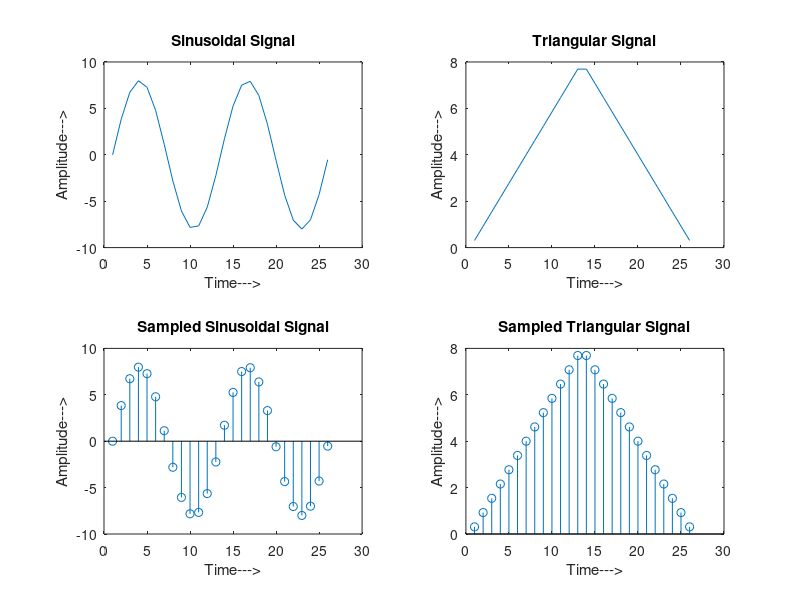
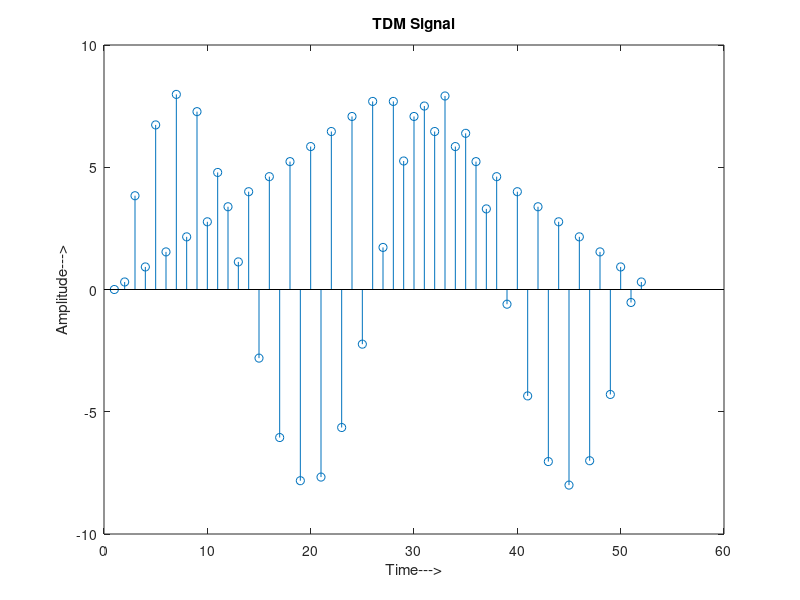
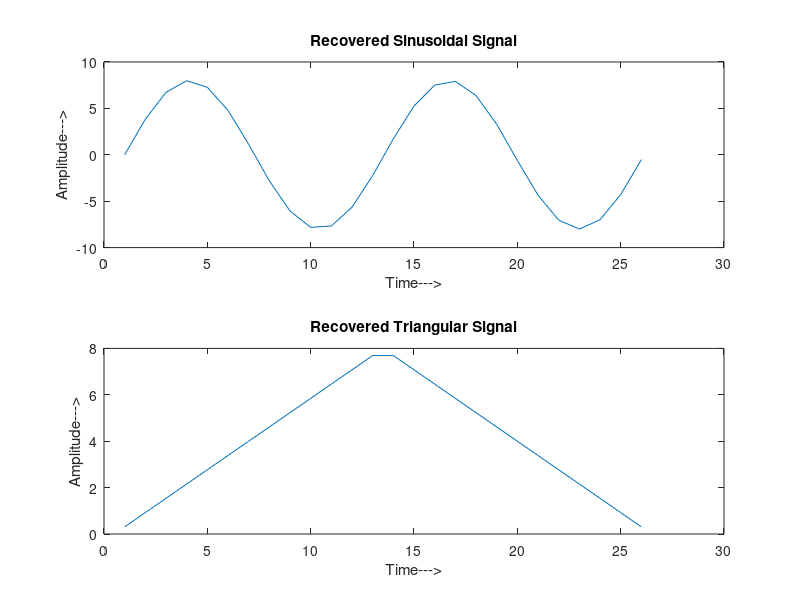

Reproduce these figures in MATLAB, in order.
clc;

close all;

clear all;

% Signal generation

x=0:.5:4*pi;                             % siganal taken upto 4pi

sig1=8*sin(x);                           % generate 1st sinusoidal signal

l=length(sig1);

sig2=8*triang(l);                        % Generate 2nd traingular Sigal

% Display of Both Signal

subplot(2,2,1);                         

plot(sig1);

title('Sinusoidal Signal');

ylabel('Amplitude--->');

xlabel('Time--->');

subplot(2,2,2);

plot(sig2);

title('Triangular Signal');

ylabel('Amplitude--->');

xlabel('Time--->');

% Display of Both Sampled Signal

subplot(2,2,3);

stem(sig1);

title('Sampled Sinusoidal Signal');

ylabel('Amplitude--->');

xlabel('Time--->');

subplot(2,2,4);

stem(sig2);

title('Sampled Triangular Signal');

ylabel('Amplitude--->');

xlabel('Time--->');

l1=length(sig1);

l2=length(sig2);

 for i=1:l1

  sig(1,i)=sig1(i);                     % Making Both row vector to a matrix

  sig(2,i)=sig2(i);

 end 

% TDM of both quantize signal

tdmsig=reshape(sig,1,2*l1);              

% Display of TDM Signal

figure

stem(tdmsig);

title('TDM Signal');

ylabel('Amplitude--->');

xlabel('Time--->');

% Demultiplexing of TDM Signal

 demux=reshape(tdmsig,2,l1);

 for i=1:l1

  sig3(i)=demux(1,i);                    % Converting The matrix into row vectors

  sig4(i)=demux(2,i);

 end 

 

 % display of demultiplexed signal

 figure

 subplot(2,1,1)

 plot(sig3);

 title('Recovered Sinusoidal Signal');

 ylabel('Amplitude--->');

 xlabel('Time--->');

 subplot(2,1,2)

 plot(sig4);

 title('Recovered Triangular Signal');

 ylabel('Amplitude--->');

 xlabel('Time--->');